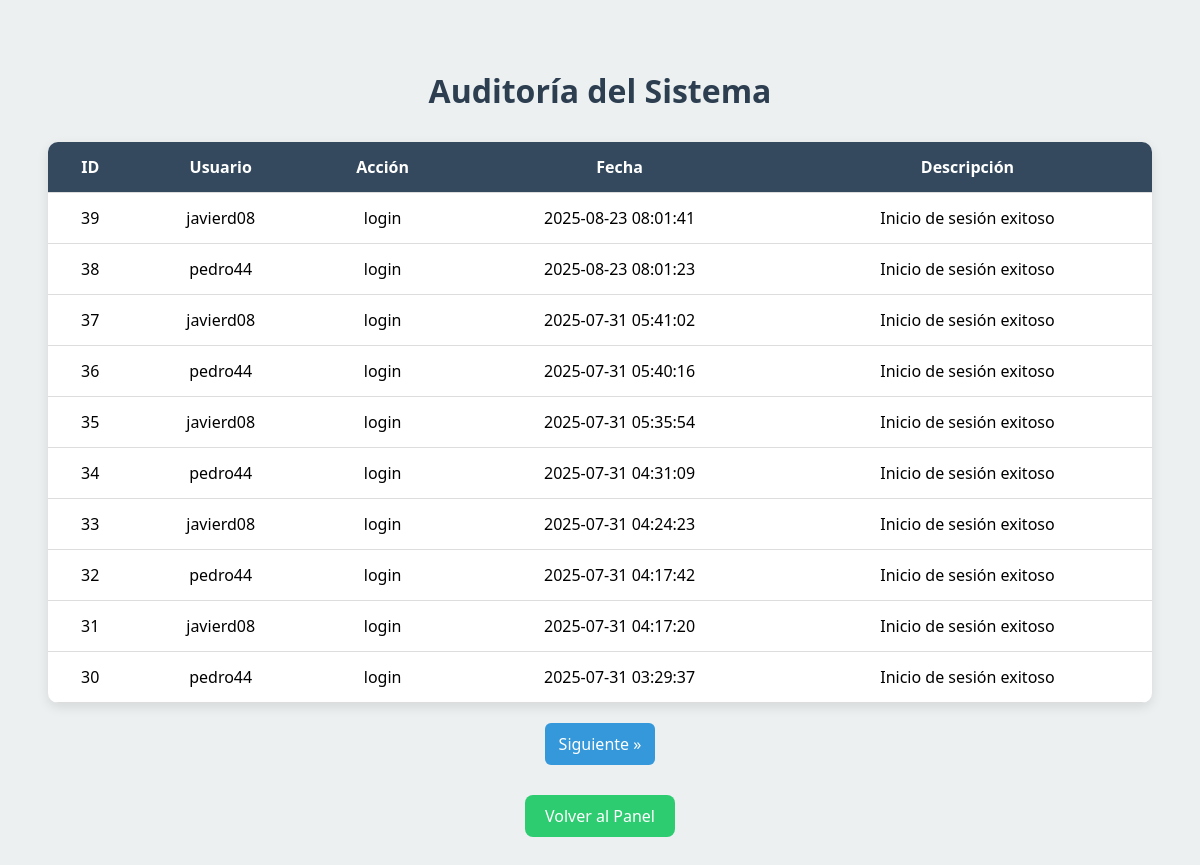
The app's page /auditoria.php (signed in) with its own data.
### tables this page shows
CREATE TABLE auditoria (
    id INTEGER PRIMARY KEY AUTOINCREMENT,
    usuario TEXT,
    accion TEXT,
    fecha TEXT DEFAULT CURRENT_TIMESTAMP,
    descripcion TEXT
);

### auditoria.php (the view, shortened to what this page needs)
<?php
require_once 'includes/db.php';
$limite = 10;
$pagina = isset($_GET['pagina']) && is_numeric($_GET['pagina']) ? (int)$_GET['pagina'] : 1;
$offset = ($pagina - 1) * $limite;
$total_query = $db->query("SELECT COUNT(*) as total FROM auditoria");
$total_result = $total_query->fetchArray(SQLITE3_ASSOC);
$total_registros = $total_result['total'];
$total_paginas = ceil($total_registros / $limite);
$stmt = $db->prepare("SELECT * FROM auditoria ORDER BY datetime(fecha) DESC LIMIT :limite OFFSET :offset");
$stmt->bindValue(':limite', $limite, SQLITE3_INTEGER);
$stmt->bindValue(':offset', $offset, SQLITE3_INTEGER);
$resultado = $stmt->execute();
$auditorias = [];
while ($row = $resultado->fetchArray(SQLITE3_ASSOC)) {
    $auditorias[] = $row;
}
?>
<!DOCTYPE html>
<html lang="es">
<head>
</head>
<body>
<h1>Auditoría del Sistema</h1>
<?php if (!empty($auditorias)): ?>
    <table>
        <thead>
            <tr>
                <th>ID</th>
                <th>Usuario</th>
                <th>Acción</th>
                <th>Fecha</th>
                <th>Descripción</th>
            </tr>
        </thead>
        <tbody>
            <?php foreach ($auditorias as $row): ?>
                <tr>
                    <td><?= htmlspecialchars($row['id']) ?></td>
                    <td><?= htmlspecialchars($row['usuario']) ?></td>
                    <td><?= htmlspecialchars($row['accion']) ?></td>
                    <td><?= htmlspecialchars($row['fecha']) ?></td>
                    <td><?= htmlspecialchars($row['descripcion']) ?></td>
                </tr>
            <?php endforeach; ?>
        </tbody>
    </table>
    <div class="pagination">
        <?php if ($pagina < $total_paginas): ?>
            <a href="?pagina=<?= $pagina + 1 ?>">Siguiente &raquo;</a>
        <?php endif; ?>
    </div>
<?php else: ?>
    <p style="text-align:center;">No hay registros de auditoría disponibles.</p>
<?php endif; ?>
<a href="dashboard.php" class="back-btn">Volver al Panel</a>
</body>
</html>

### auditoria.php (style rules this page uses)
body { font-family: 'Segoe UI', sans-serif; background-color: #ecf0f1; padding: 40px; }
h1 { text-align: center; margin-bottom: 30px; color: #2c3e50; }
table { width: 100%; border-collapse: collapse; background: white; border-radius: 10px; overflow: hidden; box-shadow: 0 4px 12px rgba(0,0,0,0.1); }
th, td { padding: 14px; text-align: center; border-bottom: 1px solid #ddd; }
th { background-color: #34495e; color: white; }
.pagination { text-align: center; margin-top: 20px; }
.pagination a { display: inline-block; padding: 10px 14px; margin: 0 4px; background-color: #3498db; color: white; text-decoration: none; border-radius: 6px; }
.back-btn { display: block; margin: 30px auto 0; width: fit-content; padding: 10px 20px; background-color: #2ecc71; color: white; text-decoration: none; border-radius: 8px; }

### records on screen
auditoria: id "39", usuario "javierd08", accion "login", fecha "2025-08-23 08:01:41", descripcion "Inicio de sesión exitoso"
auditoria: id "38", usuario "pedro44", accion "login", fecha "2025-08-23 08:01:23", descripcion "Inicio de sesión exitoso"
auditoria: id "37", usuario "javierd08", accion "login", fecha "2025-07-31 05:41:02", descripcion "Inicio de sesión exitoso"
auditoria: id "36", usuario "pedro44", accion "login", fecha "2025-07-31 05:40:16", descripcion "Inicio de sesión exitoso"
auditoria: id "35", usuario "javierd08", accion "login", fecha "2025-07-31 05:35:54", descripcion "Inicio de sesión exitoso"
auditoria: id "34", usuario "pedro44", accion "login", fecha "2025-07-31 04:31:09", descripcion "Inicio de sesión exitoso"
auditoria: id "33", usuario "javierd08", accion "login", fecha "2025-07-31 04:24:23", descripcion "Inicio de sesión exitoso"
auditoria: id "32", usuario "pedro44", accion "login", fecha "2025-07-31 04:17:42", descripcion "Inicio de sesión exitoso"
auditoria: id "31", usuario "javierd08", accion "login", fecha "2025-07-31 04:17:20", descripcion "Inicio de sesión exitoso"
auditoria: id "30", usuario "pedro44", accion "login", fecha "2025-07-31 03:29:37", descripcion "Inicio de sesión exitoso"
